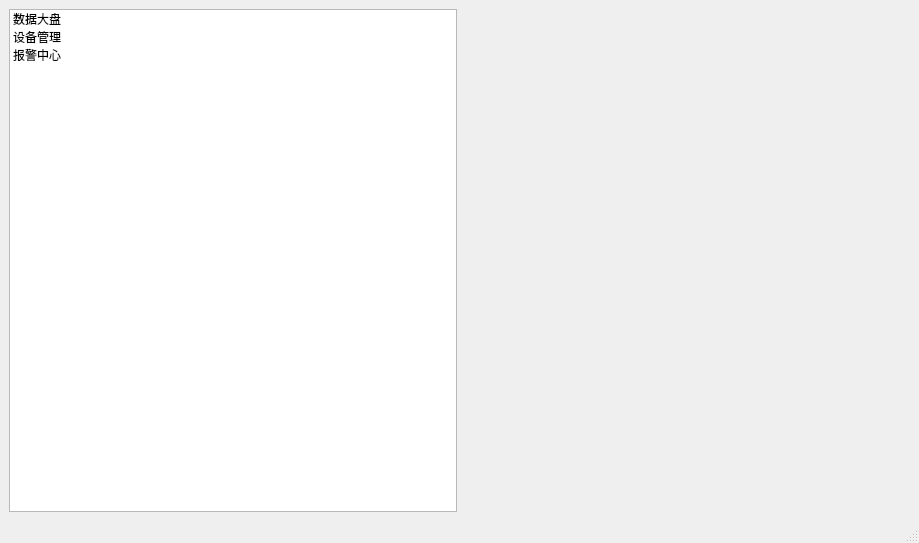
<?xml version="1.0" encoding="UTF-8"?>
<ui version="4.0">
 <class>MainWindow</class>
 <widget class="QMainWindow" name="MainWindow">
  <property name="geometry">
   <rect>
    <x>0</x>
    <y>0</y>
    <width>919</width>
    <height>543</height>
   </rect>
  </property>
  <property name="windowTitle">
   <string>MainWindow</string>
  </property>
  <widget class="QWidget" name="centralwidget">
   <layout class="QHBoxLayout" name="horizontalLayout">
    <item>
     <widget class="QListWidget" name="listWidget">
      <item>
       <property name="text">
        <string>数据大盘</string>
       </property>
      </item>
      <item>
       <property name="text">
        <string>设备管理</string>
       </property>
      </item>
      <item>
       <property name="text">
        <string>报警中心</string>
       </property>
      </item>
     </widget>
    </item>
    <item>
     <widget class="QStackedWidget" name="stackedWidget">
      <property name="currentIndex">
       <number>1</number>
      </property>
      <widget class="QWidget" name="page_3">
       <layout class="QHBoxLayout" name="horizontalLayout_2">
        <item>
         <widget class="QTableWidget" name="alarmTableWidget"/>
        </item>
       </layout>
      </widget>
      <widget class="QWidget" name="page"/>
      <widget class="QWidget" name="page_2"/>
     </widget>
    </item>
   </layout>
  </widget>
  <widget class="QMenuBar" name="menubar">
   <property name="geometry">
    <rect>
     <x>0</x>
     <y>0</y>
     <width>919</width>
     <height>25</height>
    </rect>
   </property>
  </widget>
  <widget class="QStatusBar" name="statusbar"/>
 </widget>
 <resources/>
 <connections/>
</ui>
